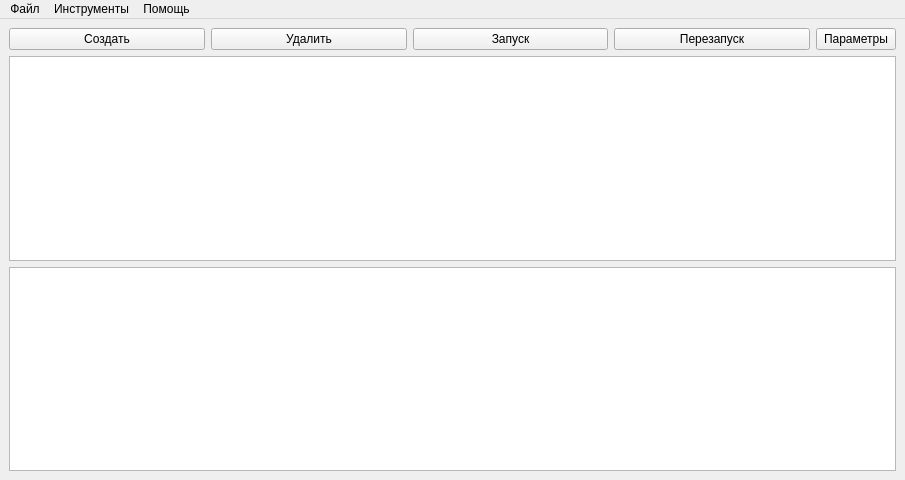
<?xml version="1.0" encoding="UTF-8"?>
<ui version="4.0">
 <class>MainWindow</class>
 <widget class="QMainWindow" name="MainWindow">
  <property name="geometry">
   <rect>
    <x>0</x>
    <y>0</y>
    <width>905</width>
    <height>480</height>
   </rect>
  </property>
  <property name="windowTitle">
   <string>AutoSend</string>
  </property>
  <widget class="QWidget" name="centralwidget">
   <property name="minimumSize">
    <size>
     <width>905</width>
     <height>217</height>
    </size>
   </property>
   <layout class="QVBoxLayout" name="verticalLayout_2">
    <item>
     <layout class="QVBoxLayout" name="verticalLayout">
      <item>
       <layout class="QHBoxLayout" name="horizontalLayout">
        <item>
         <widget class="QPushButton" name="button_create">
          <property name="sizePolicy">
           <sizepolicy hsizetype="Minimum" vsizetype="Minimum">
            <horstretch>0</horstretch>
            <verstretch>0</verstretch>
           </sizepolicy>
          </property>
          <property name="text">
           <string>Создать</string>
          </property>
          <property name="icon">
           <iconset>
            <normaloff>image/tab.png</normaloff>image/tab.png</iconset>
          </property>
          <property name="iconSize">
           <size>
            <width>50</width>
            <height>50</height>
           </size>
          </property>
         </widget>
        </item>
        <item>
         <widget class="QPushButton" name="button_delete">
          <property name="text">
           <string>Удалить</string>
          </property>
          <property name="icon">
           <iconset>
            <normaloff>image/delete.png</normaloff>image/delete.png</iconset>
          </property>
          <property name="iconSize">
           <size>
            <width>50</width>
            <height>50</height>
           </size>
          </property>
         </widget>
        </item>
        <item>
         <widget class="QPushButton" name="button_start">
          <property name="text">
           <string>Запуск</string>
          </property>
          <property name="icon">
           <iconset>
            <normaloff>image/play.png</normaloff>image/play.png</iconset>
          </property>
          <property name="iconSize">
           <size>
            <width>50</width>
            <height>50</height>
           </size>
          </property>
         </widget>
        </item>
        <item>
         <widget class="QPushButton" name="button_restore">
          <property name="text">
           <string>Перезапуск</string>
          </property>
          <property name="icon">
           <iconset>
            <normaloff>image/sync.png</normaloff>image/sync.png</iconset>
          </property>
          <property name="iconSize">
           <size>
            <width>50</width>
            <height>50</height>
           </size>
          </property>
         </widget>
        </item>
        <item>
         <widget class="QPushButton" name="button_settings">
          <property name="sizePolicy">
           <sizepolicy hsizetype="Maximum" vsizetype="Minimum">
            <horstretch>0</horstretch>
            <verstretch>0</verstretch>
           </sizepolicy>
          </property>
          <property name="baseSize">
           <size>
            <width>0</width>
            <height>0</height>
           </size>
          </property>
          <property name="text">
           <string>Параметры</string>
          </property>
          <property name="icon">
           <iconset>
            <normaloff>image/gear.png</normaloff>image/gear.png</iconset>
          </property>
          <property name="iconSize">
           <size>
            <width>50</width>
            <height>50</height>
           </size>
          </property>
          <property name="checkable">
           <bool>false</bool>
          </property>
          <property name="autoRepeat">
           <bool>false</bool>
          </property>
         </widget>
        </item>
       </layout>
      </item>
      <item>
       <widget class="QTableView" name="tableView"/>
      </item>
      <item>
       <widget class="QListView" name="listView"/>
      </item>
     </layout>
    </item>
   </layout>
  </widget>
  <widget class="QMenuBar" name="menubar">
   <property name="geometry">
    <rect>
     <x>0</x>
     <y>0</y>
     <width>905</width>
     <height>26</height>
    </rect>
   </property>
   <widget class="QMenu" name="menu_file">
    <property name="title">
     <string>Файл</string>
    </property>
   </widget>
   <widget class="QMenu" name="menu_tools">
    <property name="title">
     <string>Инструменты</string>
    </property>
   </widget>
   <widget class="QMenu" name="menu_help">
    <property name="title">
     <string>Помощь</string>
    </property>
   </widget>
   <addaction name="menu_file"/>
   <addaction name="menu_tools"/>
   <addaction name="menu_help"/>
  </widget>
 </widget>
 <resources/>
 <connections/>
</ui>
